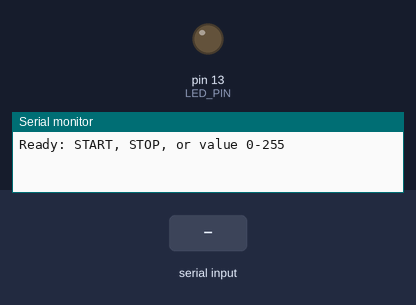
Bench run of a sketch on a simulated Arduino Uno, built with avr-gcc and run on an emulated ATmega328P. On the bench: output pins drawn as LEDs (lit = HIGH), the last lines printed to the serial monitor. Dashed ring = blinking. The test bench sets the inputs (shaded band).

Above: at 1.2 s.
1.3 s: "5\n" received over Serial
At 2.0 s:
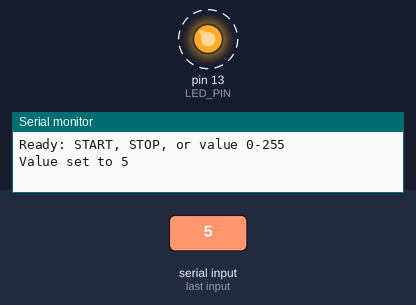
4.3 s: "0\n" received over Serial
At 4.3 s:
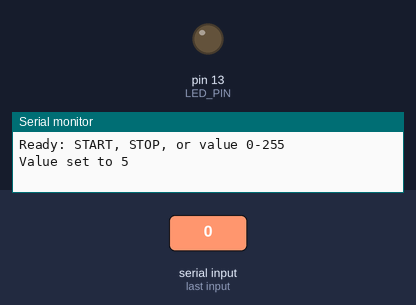
5.8 s: "255\n" received over Serial
At 7.1 s:
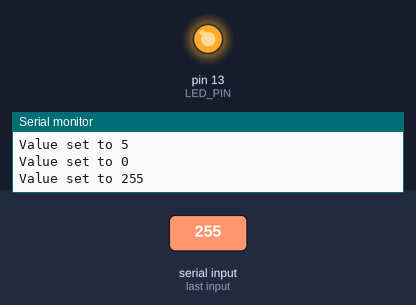
Timing chart, 0 to 8.8 s (numbered marks = the images above; inputs shaded):
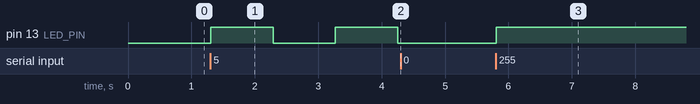

The sketch:

2.ino
```cpp
// Arduino UNO built-in LED (D13) control via Serial.
// D13 doesn't support PWM, so values 1..254 are represented by blink frequency.
// 0 = OFF, 255 = ON.

const byte LED_PIN = LED_BUILTIN; // D13
int level = 0;
bool running = false;
bool ledState = false;
unsigned long lastChange = 0;

unsigned long blinkInterval() {
  // 1 = медленное мигание (1000 мс), 254 = частое (50 мс)
  return map(level, 1, 254, 1000, 50);
}

void applyOutput() {
  if (!running || level == 0) {
    ledState = false;
    digitalWrite(LED_PIN, LOW);
  } else if (level == 255) {
    ledState = true;
    digitalWrite(LED_PIN, HIGH);
  } else {
    // Включаем светодиод и сбрасываем таймер для мигания
    ledState = true;
    digitalWrite(LED_PIN, HIGH);
    lastChange = millis();
  }
}

void setup() {
  pinMode(LED_PIN, OUTPUT);
  digitalWrite(LED_PIN, LOW);
  Serial.begin(9600);
  Serial.println("Ready: START, STOP, or value 0-255");
}

void loop() {
  if (Serial.available() > 0) {
    String command = Serial.readStringUntil('\n');
    command.trim();
    command.toUpperCase();

    if (command == "START") {
      if (level == 0) level = 255; // Если уровень не был задан, включаем на 100%
      running = true;
      applyOutput();
      Serial.print("LED STARTED (Level ");
      Serial.print(level);
      Serial.println(")");
    }
    else if (command == "STOP") {
      running = false;
      applyOutput();
      Serial.println("LED OFF");
    }
    else if (command.length() > 0) {
      bool numeric = true;
      for (unsigned int i = 0; i < command.length(); i++) {
        if (!isDigit(command[i])) {
          numeric = false;
          break;
        }
      }

      if (numeric) {
        int value = command.toInt();
        if (value >= 0 && value <= 255) {
          level = value;
          running = (level > 0);
          applyOutput();
          Serial.print("Value set to ");
          Serial.println(level);
        } else {
          Serial.println("Use a value from 0 to 255");
        }
      } else {
        Serial.println("Use START, STOP, or a number from 0 to 255");
      }
    }
  }

  // Неблокирующее мигание для значений от 1 до 254
  if (running && level > 0 && level < 255) {
    if (millis() - lastChange >= blinkInterval()) {
      ledState = !ledState;
      digitalWrite(LED_PIN, ledState ? HIGH : LOW);
      lastChange = millis();
    }
  }
}
```

Measured:
- after the input at 1.3 s, pin 13 (LED_PIN): alternates HIGH for 0.98 s and LOW for 0.99 s, starting at once
- after the input at 4.3 s, pin 13 (LED_PIN): stays LOW (without the input it goes to HIGH after 0.94 s)
- after the input at 5.8 s, pin 13 (LED_PIN): LOW → HIGH at once
